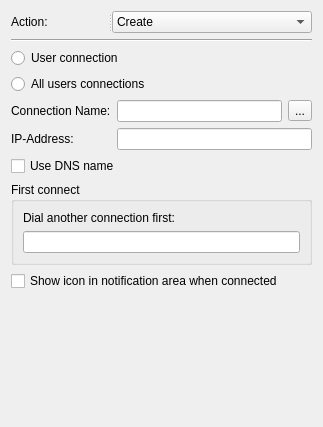
<?xml version="1.0" encoding="UTF-8"?>
<ui version="4.0">
 <class>VpnConnectionWidget</class>
 <widget class="QWidget" name="VpnConnectionWidget">
  <property name="geometry">
   <rect>
    <x>0</x>
    <y>0</y>
    <width>323</width>
    <height>427</height>
   </rect>
  </property>
  <property name="windowTitle">
   <string>Form</string>
  </property>
  <layout class="QGridLayout" name="gridLayout_3">
   <item row="0" column="0">
    <widget class="QSplitter" name="splitter_2">
     <property name="orientation">
      <enum>Qt::Horizontal</enum>
     </property>
     <widget class="QLabel" name="actionLabel">
      <property name="text">
       <string>Action:</string>
      </property>
      <property name="buddy">
       <cstring>actionComboBox</cstring>
      </property>
     </widget>
     <widget class="QComboBox" name="actionComboBox">
      <property name="currentText">
       <string>Create</string>
      </property>
      <item>
       <property name="text">
        <string>Create</string>
       </property>
      </item>
      <item>
       <property name="text">
        <string>Replace</string>
       </property>
      </item>
      <item>
       <property name="text">
        <string>Update</string>
       </property>
      </item>
      <item>
       <property name="text">
        <string>Delete</string>
       </property>
      </item>
     </widget>
    </widget>
   </item>
   <item row="1" column="0">
    <widget class="Line" name="line">
     <property name="orientation">
      <enum>Qt::Horizontal</enum>
     </property>
    </widget>
   </item>
   <item row="2" column="0">
    <layout class="QVBoxLayout" name="verticalLayout">
     <item>
      <widget class="QRadioButton" name="userConnerctionRadioButton">
       <property name="text">
        <string>User connection</string>
       </property>
      </widget>
     </item>
     <item>
      <widget class="QRadioButton" name="allUsersConnectionsRadioButton">
       <property name="text">
        <string>All users connections</string>
       </property>
      </widget>
     </item>
    </layout>
   </item>
   <item row="3" column="0">
    <layout class="QGridLayout" name="gridLayout_2">
     <item row="0" column="0">
      <widget class="QLabel" name="connectionNameLabel">
       <property name="font">
        <font>
         <pointsize>9</pointsize>
        </font>
       </property>
       <property name="text">
        <string>Connection Name:</string>
       </property>
       <property name="buddy">
        <cstring>connectionNameLineEdit</cstring>
       </property>
      </widget>
     </item>
     <item row="0" column="1">
      <widget class="QLineEdit" name="connectionNameLineEdit">
       <property name="text">
        <string/>
       </property>
      </widget>
     </item>
     <item row="0" column="2">
      <widget class="QToolButton" name="sourceToolButton">
       <property name="text">
        <string>...</string>
       </property>
      </widget>
     </item>
     <item row="1" column="0">
      <widget class="QLabel" name="ipaddressLabel">
       <property name="font">
        <font>
         <pointsize>9</pointsize>
        </font>
       </property>
       <property name="text">
        <string>IP-Address:</string>
       </property>
       <property name="buddy">
        <cstring>ipaddressLineEdit</cstring>
       </property>
      </widget>
     </item>
     <item row="1" column="1" colspan="2">
      <widget class="QLineEdit" name="ipaddressLineEdit">
       <property name="text">
        <string/>
       </property>
      </widget>
     </item>
    </layout>
   </item>
   <item row="4" column="0">
    <widget class="QCheckBox" name="useDnsCheckBox">
     <property name="text">
      <string>Use DNS name</string>
     </property>
    </widget>
   </item>
   <item row="5" column="0">
    <widget class="QGroupBox" name="firstConnectGroupBox">
     <property name="title">
      <string>First connect</string>
     </property>
     <layout class="QGridLayout" name="gridLayout">
      <item row="0" column="0">
       <widget class="QLabel" name="dialLabel">
        <property name="text">
         <string>Dial another connection first:</string>
        </property>
        <property name="buddy">
         <cstring>dialLineEdit</cstring>
        </property>
       </widget>
      </item>
      <item row="1" column="0">
       <widget class="QLineEdit" name="dialLineEdit"/>
      </item>
     </layout>
    </widget>
   </item>
   <item row="6" column="0">
    <widget class="QCheckBox" name="showIconCheckBox">
     <property name="text">
      <string>Show icon in notification area when connected</string>
     </property>
    </widget>
   </item>
   <item row="7" column="0">
    <spacer name="verticalSpacer">
     <property name="orientation">
      <enum>Qt::Vertical</enum>
     </property>
     <property name="sizeHint" stdset="0">
      <size>
       <width>20</width>
       <height>89</height>
      </size>
     </property>
    </spacer>
   </item>
  </layout>
 </widget>
 <tabstops>
  <tabstop>actionComboBox</tabstop>
  <tabstop>userConnerctionRadioButton</tabstop>
  <tabstop>allUsersConnectionsRadioButton</tabstop>
  <tabstop>connectionNameLineEdit</tabstop>
  <tabstop>sourceToolButton</tabstop>
  <tabstop>ipaddressLineEdit</tabstop>
  <tabstop>useDnsCheckBox</tabstop>
  <tabstop>dialLineEdit</tabstop>
  <tabstop>showIconCheckBox</tabstop>
 </tabstops>
 <resources/>
 <connections/>
</ui>
